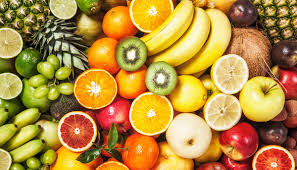
#> input picture app/images/fruits.jpg, 297 x 170 px, found by its file name
$ python image_processor.py
#> lines starting #> are read from the running program, lines starting #| are printed output that depends on the picture
import cv2

def process_image(image_path):
    # Read the image
#> called with image_path = 'app/images/fruits.jpg'
    img = cv2.imread(image_path)
#> img is the input picture: shape (170, 297, 3); mean B, G, R 63.1, 140.2, 181.7

    # Process the image (example: convert to grayscale)
    img_gray = cv2.cvtColor(img, cv2.COLOR_BGR2GRAY)
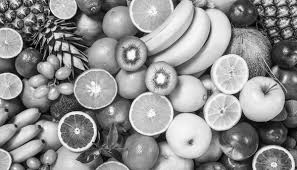
#> img_gray: shape (170, 297); min 0, max 255, mean 143.8

    # Display the processed image
    cv2.imshow('Processed Image', img_gray)
    cv2.waitKey(0)
    cv2.destroyAllWindows()

    # Save the processed image
    output_path = 'processed_image.jpg'
    cv2.imwrite(output_path, img_gray)
    print(f"Processed image saved to {output_path}")

if __name__ == "__main__":
    image_path = 'app/images/fruits.jpg'  # Path to your input image
    process_image(image_path)
